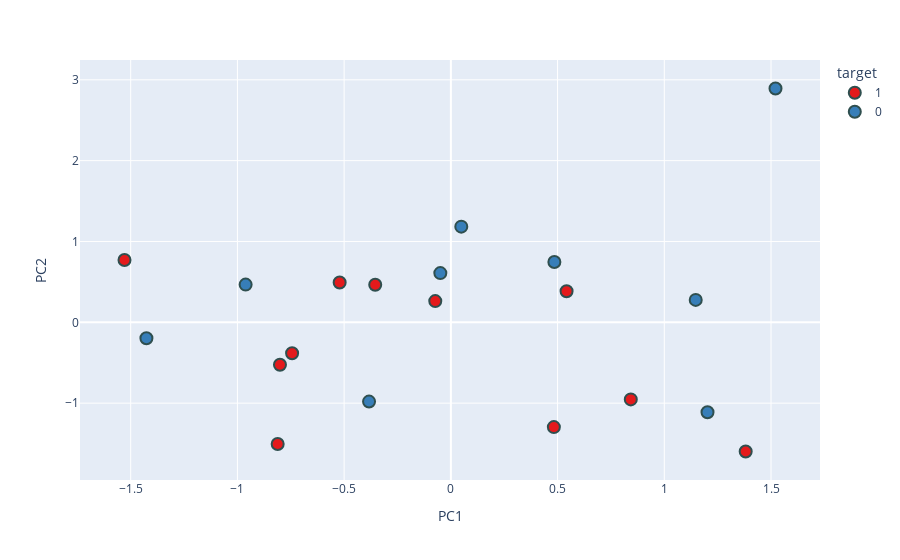

Here is the notebook cell this chart was saved with:
### Code cell
new_df['target'] = new_df['target'].astype('str')
fig = px.scatter(new_df, x='PC1', y='PC2', color='target', color_discrete_sequence=px.colors.qualitative.Set1)

fig.update_traces(marker=dict(size=12, line=dict(width=2, color='DarkSlateGrey')), selector=dict(mode='markers'))
fig.show()

### Figure 1 — Plotly figure (JSON) as saved in the notebook; plotly's stock layout.template omitted (floating-point values rounded to 4 significant figures)
{"data": [{"hovertemplate": "target=1<br>PC1=%{x}<br>PC2=%{y}<extra></extra>", "legendgroup": "1", "marker": {"color": "rgb(228,26,28)", "line": {"color": "DarkSlateGrey", "width": 2}, "size": 12, "symbol": "circle"}, "mode": "markers", "name": "1", "orientation": "v", "showlegend": true, "type": "scatter", "x": [-0.7438, -0.07305, -1.529, 1.381, -0.3543, -0.8114, -0.521, 0.843, -0.8007, 0.5421, 0.4826], "xaxis": "x", "y": [-0.383, 0.2622, 0.7707, -1.598, 0.4651, -1.506, 0.4933, -0.9535, -0.5248, 0.384, -1.296], "yaxis": "y"}, {"hovertemplate": "target=0<br>PC1=%{x}<br>PC2=%{y}<extra></extra>", "legendgroup": "0", "marker": {"color": "rgb(55,126,184)", "line": {"color": "DarkSlateGrey", "width": 2}, "size": 12, "symbol": "circle"}, "mode": "markers", "name": "0", "orientation": "v", "showlegend": true, "type": "scatter", "x": [-0.3833, 0.04889, -0.9615, 1.147, -1.426, 1.202, 0.485, 1.521, -0.04934], "xaxis": "x", "y": [-0.9805, 1.184, 0.4668, 0.2776, -0.1967, -1.113, 0.7471, 2.893, 0.6091], "yaxis": "y"}], "layout": {"legend": {"title": {"text": "target"}, "tracegroupgap": 0}, "margin": {"t": 60}, "xaxis": {"anchor": "y", "domain": [0, 1], "title": {"text": "PC1"}}, "yaxis": {"anchor": "x", "domain": [0, 1], "title": {"text": "PC2"}}}}
